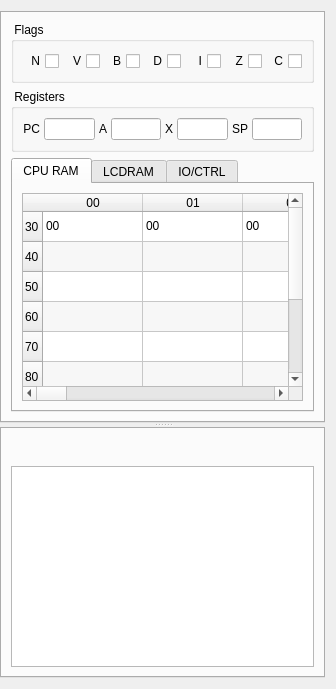
<?xml version="1.0" encoding="UTF-8"?>
<ui version="4.0">
 <class>DebugWidget</class>
 <widget class="QWidget" name="sideWidget">
  <property name="geometry">
   <rect>
    <x>0</x>
    <y>0</y>
    <width>336</width>
    <height>689</height>
   </rect>
  </property>
  <layout class="QHBoxLayout" name="horizontalLayout">
   <property name="leftMargin">
    <number>0</number>
   </property>
   <item>
    <widget class="QSplitter" name="sideSplitter">
     <property name="sizePolicy">
      <sizepolicy hsizetype="Preferred" vsizetype="Preferred">
       <horstretch>0</horstretch>
       <verstretch>0</verstretch>
      </sizepolicy>
     </property>
     <property name="orientation">
      <enum>Qt::Vertical</enum>
     </property>
     <widget class="QTabWidget" name="debugTabWidget">
      <property name="sizePolicy">
       <sizepolicy hsizetype="Preferred" vsizetype="Expanding">
        <horstretch>0</horstretch>
        <verstretch>0</verstretch>
       </sizepolicy>
      </property>
      <property name="currentIndex">
       <number>0</number>
      </property>
      <property name="tabBarAutoHide">
       <bool>true</bool>
      </property>
      <widget class="QWidget" name="CPUTab">
       <attribute name="title">
        <string>CPU</string>
       </attribute>
       <layout class="QGridLayout" name="gridLayout">
        <item row="1" column="0">
         <widget class="QGroupBox" name="groupBox_3">
          <property name="title">
           <string> Registers </string>
          </property>
          <layout class="QVBoxLayout" name="regLayout">
           <item>
            <layout class="QHBoxLayout" name="regLine1Layout" stretch="1,10,1,10,1,10,1,10">
             <property name="spacing">
              <number>4</number>
             </property>
             <item>
              <widget class="QLabel" name="labelPC">
               <property name="toolTip">
                <string>Program counter (PC)</string>
               </property>
               <property name="text">
                <string>PC</string>
               </property>
               <property name="alignment">
                <set>Qt::AlignRight|Qt::AlignTrailing|Qt::AlignVCenter</set>
               </property>
              </widget>
             </item>
             <item>
              <widget class="QLineEdit" name="pcEdit">
               <property name="sizePolicy">
                <sizepolicy hsizetype="Ignored" vsizetype="Fixed">
                 <horstretch>0</horstretch>
                 <verstretch>0</verstretch>
                </sizepolicy>
               </property>
               <property name="toolTip">
                <string>Program counter (PC)</string>
               </property>
               <property name="key" stdset="0">
                <string>PC13</string>
               </property>
               <property name="type" stdset="0">
                <string>integer</string>
               </property>
               <property name="mask" stdset="0">
                <string>0x%0.4X</string>
               </property>
              </widget>
             </item>
             <item>
              <widget class="QLabel" name="aLabel">
               <property name="toolTip">
                <string>Accumulator (A)</string>
               </property>
               <property name="text">
                <string>A</string>
               </property>
              </widget>
             </item>
             <item>
              <widget class="QLineEdit" name="aEdit">
               <property name="sizePolicy">
                <sizepolicy hsizetype="Ignored" vsizetype="Fixed">
                 <horstretch>0</horstretch>
                 <verstretch>0</verstretch>
                </sizepolicy>
               </property>
               <property name="toolTip">
                <string>Accumulator (A)</string>
               </property>
               <property name="key" stdset="0">
                <string>A</string>
               </property>
               <property name="type" stdset="0">
                <string>integer</string>
               </property>
               <property name="mask" stdset="0">
                <string>0x%0.2X</string>
               </property>
              </widget>
             </item>
             <item>
              <widget class="QLabel" name="xLabel">
               <property name="toolTip">
                <string>Index Register X (X)</string>
               </property>
               <property name="text">
                <string>X</string>
               </property>
              </widget>
             </item>
             <item>
              <widget class="QLineEdit" name="xEdit">
               <property name="sizePolicy">
                <sizepolicy hsizetype="Ignored" vsizetype="Fixed">
                 <horstretch>0</horstretch>
                 <verstretch>0</verstretch>
                </sizepolicy>
               </property>
               <property name="toolTip">
                <string>Index Register X (X)</string>
               </property>
               <property name="key" stdset="0">
                <string>X</string>
               </property>
               <property name="type" stdset="0">
                <string>integer</string>
               </property>
               <property name="mask" stdset="0">
                <string>0x%0.2X</string>
               </property>
              </widget>
             </item>
             <item>
              <widget class="QLabel" name="spLabel">
               <property name="toolTip">
                <string>Stack Pointer (S)</string>
               </property>
               <property name="text">
                <string>SP</string>
               </property>
              </widget>
             </item>
             <item>
              <widget class="QLineEdit" name="spEdit">
               <property name="sizePolicy">
                <sizepolicy hsizetype="Ignored" vsizetype="Fixed">
                 <horstretch>0</horstretch>
                 <verstretch>0</verstretch>
                </sizepolicy>
               </property>
               <property name="toolTip">
                <string>Stack Pointer (S)</string>
               </property>
               <property name="key" stdset="0">
                <string>SP</string>
               </property>
               <property name="type" stdset="0">
                <string>integer</string>
               </property>
               <property name="mask" stdset="0">
                <string>0x%0.2X</string>
               </property>
              </widget>
             </item>
            </layout>
           </item>
          </layout>
         </widget>
        </item>
        <item row="2" column="0">
         <widget class="QTabWidget" name="ramTabWidget">
          <property name="currentIndex">
           <number>0</number>
          </property>
          <widget class="QWidget" name="tabRAM">
           <attribute name="title">
            <string>CPU RAM</string>
           </attribute>
           <layout class="QVBoxLayout" name="ramLayout">
            <item>
             <widget class="QTableWidget" name="ramDataTable">
              <property name="alternatingRowColors">
               <bool>true</bool>
              </property>
              <property name="selectionMode">
               <enum>QAbstractItemView::NoSelection</enum>
              </property>
              <property name="rowCount">
               <number>9</number>
              </property>
              <property name="columnCount">
               <number>16</number>
              </property>
              <property name="key" stdset="0">
               <string>RAM</string>
              </property>
              <property name="type" stdset="0">
               <string>table</string>
              </property>
              <property name="mask" stdset="0">
               <string>%0.2X</string>
              </property>
              <attribute name="horizontalHeaderMinimumSectionSize">
               <number>0</number>
              </attribute>
              <attribute name="verticalHeaderMinimumSectionSize">
               <number>0</number>
              </attribute>
              <row>
               <property name="text">
                <string>30</string>
               </property>
              </row>
              <row>
               <property name="text">
                <string>40</string>
               </property>
              </row>
              <row>
               <property name="text">
                <string>50</string>
               </property>
              </row>
              <row>
               <property name="text">
                <string>60</string>
               </property>
              </row>
              <row>
               <property name="text">
                <string>70</string>
               </property>
              </row>
              <row>
               <property name="text">
                <string>80</string>
               </property>
              </row>
              <row>
               <property name="text">
                <string>90</string>
               </property>
              </row>
              <row>
               <property name="text">
                <string>A0</string>
               </property>
              </row>
              <row>
               <property name="text">
                <string>B0</string>
               </property>
              </row>
              <column>
               <property name="text">
                <string>00</string>
               </property>
              </column>
              <column>
               <property name="text">
                <string>01</string>
               </property>
              </column>
              <column>
               <property name="text">
                <string>02</string>
               </property>
              </column>
              <column>
               <property name="text">
                <string>03</string>
               </property>
              </column>
              <column>
               <property name="text">
                <string>04</string>
               </property>
              </column>
              <column>
               <property name="text">
                <string>05</string>
               </property>
              </column>
              <column>
               <property name="text">
                <string>06</string>
               </property>
              </column>
              <column>
               <property name="text">
                <string>07</string>
               </property>
              </column>
              <column>
               <property name="text">
                <string>08</string>
               </property>
              </column>
              <column>
               <property name="text">
                <string>09</string>
               </property>
              </column>
              <column>
               <property name="text">
                <string>0A</string>
               </property>
              </column>
              <column>
               <property name="text">
                <string>0B</string>
               </property>
              </column>
              <column>
               <property name="text">
                <string>0C</string>
               </property>
              </column>
              <column>
               <property name="text">
                <string>0D</string>
               </property>
              </column>
              <column>
               <property name="text">
                <string>0E</string>
               </property>
              </column>
              <column>
               <property name="text">
                <string>0F</string>
               </property>
              </column>
              <item row="0" column="0">
               <property name="text">
                <string>00</string>
               </property>
              </item>
              <item row="0" column="1">
               <property name="text">
                <string>00</string>
               </property>
              </item>
              <item row="0" column="2">
               <property name="text">
                <string>00</string>
               </property>
              </item>
              <item row="0" column="3">
               <property name="text">
                <string>00</string>
               </property>
              </item>
              <item row="0" column="4">
               <property name="text">
                <string>00</string>
               </property>
              </item>
              <item row="0" column="5">
               <property name="text">
                <string>00</string>
               </property>
              </item>
              <item row="0" column="6">
               <property name="text">
                <string>00</string>
               </property>
              </item>
              <item row="0" column="7">
               <property name="text">
                <string>00</string>
               </property>
              </item>
              <item row="0" column="8">
               <property name="text">
                <string>00</string>
               </property>
              </item>
              <item row="0" column="9">
               <property name="text">
                <string>00</string>
               </property>
              </item>
              <item row="0" column="10">
               <property name="text">
                <string>00</string>
               </property>
              </item>
              <item row="0" column="11">
               <property name="text">
                <string>00</string>
               </property>
              </item>
              <item row="0" column="12">
               <property name="text">
                <string>00</string>
               </property>
              </item>
              <item row="0" column="13">
               <property name="text">
                <string>00</string>
               </property>
              </item>
              <item row="0" column="14">
               <property name="text">
                <string>00</string>
               </property>
              </item>
              <item row="0" column="15">
               <property name="text">
                <string>00</string>
               </property>
              </item>
             </widget>
            </item>
           </layout>
          </widget>
          <widget class="QWidget" name="tabLCDRAM">
           <attribute name="title">
            <string>LCDRAM</string>
           </attribute>
           <layout class="QVBoxLayout" name="lcdramLayout">
            <item>
             <widget class="QTableWidget" name="lcdramDataTable">
              <property name="alternatingRowColors">
               <bool>true</bool>
              </property>
              <property name="selectionMode">
               <enum>QAbstractItemView::NoSelection</enum>
              </property>
              <property name="rowCount">
               <number>3</number>
              </property>
              <property name="columnCount">
               <number>16</number>
              </property>
              <property name="key" stdset="0">
               <string>LCDRAM</string>
              </property>
              <property name="type" stdset="0">
               <string>table</string>
              </property>
              <property name="mask" stdset="0">
               <string>%0.2X</string>
              </property>
              <attribute name="horizontalHeaderMinimumSectionSize">
               <number>0</number>
              </attribute>
              <attribute name="verticalHeaderMinimumSectionSize">
               <number>0</number>
              </attribute>
              <row>
               <property name="text">
                <string>00</string>
               </property>
              </row>
              <row>
               <property name="text">
                <string>10</string>
               </property>
              </row>
              <row>
               <property name="text">
                <string>20</string>
               </property>
              </row>
              <column>
               <property name="text">
                <string>00</string>
               </property>
              </column>
              <column>
               <property name="text">
                <string>01</string>
               </property>
              </column>
              <column>
               <property name="text">
                <string>02</string>
               </property>
              </column>
              <column>
               <property name="text">
                <string>03</string>
               </property>
              </column>
              <column>
               <property name="text">
                <string>04</string>
               </property>
              </column>
              <column>
               <property name="text">
                <string>05</string>
               </property>
              </column>
              <column>
               <property name="text">
                <string>06</string>
               </property>
              </column>
              <column>
               <property name="text">
                <string>07</string>
               </property>
              </column>
              <column>
               <property name="text">
                <string>08</string>
               </property>
              </column>
              <column>
               <property name="text">
                <string>09</string>
               </property>
              </column>
              <column>
               <property name="text">
                <string>0A</string>
               </property>
              </column>
              <column>
               <property name="text">
                <string>0B</string>
               </property>
              </column>
              <column>
               <property name="text">
                <string>0C</string>
               </property>
              </column>
              <column>
               <property name="text">
                <string>0D</string>
               </property>
              </column>
              <column>
               <property name="text">
                <string>0E</string>
               </property>
              </column>
              <column>
               <property name="text">
                <string>0F</string>
               </property>
              </column>
              <item row="0" column="0">
               <property name="text">
                <string>00</string>
               </property>
              </item>
              <item row="0" column="1">
               <property name="text">
                <string>00</string>
               </property>
              </item>
              <item row="0" column="2">
               <property name="text">
                <string>00</string>
               </property>
              </item>
              <item row="0" column="3">
               <property name="text">
                <string>00</string>
               </property>
              </item>
              <item row="0" column="4">
               <property name="text">
                <string>00</string>
               </property>
              </item>
              <item row="0" column="5">
               <property name="text">
                <string>00</string>
               </property>
              </item>
              <item row="0" column="6">
               <property name="text">
                <string>00</string>
               </property>
              </item>
              <item row="0" column="7">
               <property name="text">
                <string>00</string>
               </property>
              </item>
              <item row="0" column="8">
               <property name="text">
                <string>00</string>
               </property>
              </item>
              <item row="0" column="9">
               <property name="text">
                <string>00</string>
               </property>
              </item>
              <item row="0" column="10">
               <property name="text">
                <string>00</string>
               </property>
              </item>
              <item row="0" column="11">
               <property name="text">
                <string>00</string>
               </property>
              </item>
              <item row="0" column="12">
               <property name="text">
                <string>00</string>
               </property>
              </item>
              <item row="0" column="13">
               <property name="text">
                <string>00</string>
               </property>
              </item>
              <item row="0" column="14">
               <property name="text">
                <string>00</string>
               </property>
              </item>
              <item row="0" column="15">
               <property name="text">
                <string>00</string>
               </property>
              </item>
              <item row="1" column="0"/>
              <item row="1" column="1"/>
              <item row="1" column="2"/>
              <item row="1" column="3"/>
              <item row="1" column="4"/>
              <item row="1" column="5"/>
              <item row="1" column="6"/>
              <item row="1" column="7"/>
              <item row="1" column="8"/>
              <item row="1" column="9"/>
              <item row="1" column="10"/>
              <item row="1" column="11"/>
              <item row="1" column="12"/>
              <item row="1" column="13"/>
              <item row="1" column="14"/>
              <item row="1" column="15"/>
              <item row="2" column="0"/>
              <item row="2" column="1"/>
              <item row="2" column="2"/>
              <item row="2" column="3"/>
              <item row="2" column="4"/>
              <item row="2" column="5"/>
              <item row="2" column="6"/>
              <item row="2" column="7"/>
              <item row="2" column="8"/>
              <item row="2" column="9"/>
              <item row="2" column="10"/>
              <item row="2" column="11"/>
              <item row="2" column="12"/>
              <item row="2" column="13"/>
              <item row="2" column="14"/>
              <item row="2" column="15"/>
             </widget>
            </item>
           </layout>
          </widget>
          <widget class="QWidget" name="tabIORAM">
           <attribute name="title">
            <string>IO/CTRL</string>
           </attribute>
           <layout class="QVBoxLayout" name="ioramLayout">
            <item>
             <widget class="QTableWidget" name="ioramDataTable">
              <property name="alternatingRowColors">
               <bool>true</bool>
              </property>
              <property name="selectionMode">
               <enum>QAbstractItemView::NoSelection</enum>
              </property>
              <property name="rowCount">
               <number>14</number>
              </property>
              <property name="columnCount">
               <number>1</number>
              </property>
              <property name="key" stdset="0">
               <string>IORAM</string>
              </property>
              <property name="type" stdset="0">
               <string>table</string>
              </property>
              <property name="mask" stdset="0">
               <string>%0.2X</string>
              </property>
              <attribute name="horizontalHeaderVisible">
               <bool>false</bool>
              </attribute>
              <attribute name="horizontalHeaderMinimumSectionSize">
               <number>0</number>
              </attribute>
              <attribute name="verticalHeaderMinimumSectionSize">
               <number>0</number>
              </attribute>
              <row>
               <property name="text">
                <string>C0H_IO_Ctrl</string>
               </property>
              </row>
              <row>
               <property name="text">
                <string>C1H_PortA_Data</string>
               </property>
              </row>
              <row>
               <property name="text">
                <string>C3H_PortB_Data</string>
               </property>
              </row>
              <row>
               <property name="text">
                <string>C4H_Freq_ToneA</string>
               </property>
              </row>
              <row>
               <property name="text">
                <string>C6H_Freq_Vol_ToneA</string>
               </property>
              </row>
              <row>
               <property name="text">
                <string>C8H_Freq_ToneB</string>
               </property>
              </row>
              <row>
               <property name="text">
                <string>CAH_Freq_Vol_ToneB</string>
               </property>
              </row>
              <row>
               <property name="text">
                <string>CCH_Noise_Type</string>
               </property>
              </row>
              <row>
               <property name="text">
                <string>CEH_Noise_Vol</string>
               </property>
              </row>
              <row>
               <property name="text">
                <string>D0H_Standby_Normal_Config</string>
               </property>
              </row>
              <row>
               <property name="text">
                <string>D2H_INT_Config</string>
               </property>
              </row>
              <row>
               <property name="text">
                <string>D4H_Speech_Mode</string>
               </property>
              </row>
              <row>
               <property name="text">
                <string>D5H_Speech_Data</string>
               </property>
              </row>
              <row>
               <property name="text">
                <string>D7H_Bank_Select</string>
               </property>
              </row>
              <column/>
              <item row="0" column="0">
               <property name="text">
                <string>0x00</string>
               </property>
              </item>
             </widget>
            </item>
           </layout>
          </widget>
         </widget>
        </item>
        <item row="0" column="0">
         <widget class="QGroupBox" name="flagsGroupBox">
          <property name="title">
           <string> Flags </string>
          </property>
          <layout class="QHBoxLayout" name="horizontalLayout" stretch="0,0,0,0,0,0,0">
           <property name="spacing">
            <number>4</number>
           </property>
           <item>
            <widget class="QCheckBox" name="nfCheckBox">
             <property name="toolTip">
              <string>Negative flag N</string>
             </property>
             <property name="layoutDirection">
              <enum>Qt::RightToLeft</enum>
             </property>
             <property name="text">
              <string>N</string>
             </property>
             <property name="key" stdset="0">
              <string>NF</string>
             </property>
             <property name="type" stdset="0">
              <string>boolean</string>
             </property>
            </widget>
           </item>
           <item>
            <widget class="QCheckBox" name="vfCheckBox">
             <property name="toolTip">
              <string>Overflow flag V</string>
             </property>
             <property name="layoutDirection">
              <enum>Qt::RightToLeft</enum>
             </property>
             <property name="text">
              <string>V</string>
             </property>
             <property name="key" stdset="0">
              <string>VF</string>
             </property>
             <property name="type" stdset="0">
              <string>boolean</string>
             </property>
            </widget>
           </item>
           <item>
            <widget class="QCheckBox" name="bfCheckBox">
             <property name="toolTip">
              <string>Break flag B</string>
             </property>
             <property name="layoutDirection">
              <enum>Qt::RightToLeft</enum>
             </property>
             <property name="text">
              <string>B</string>
             </property>
             <property name="key" stdset="0">
              <string>BF</string>
             </property>
             <property name="type" stdset="0">
              <string>boolean</string>
             </property>
            </widget>
           </item>
           <item>
            <widget class="QCheckBox" name="dfCheckBox">
             <property name="toolTip">
              <string>Decimal mode flag D</string>
             </property>
             <property name="layoutDirection">
              <enum>Qt::RightToLeft</enum>
             </property>
             <property name="text">
              <string>D</string>
             </property>
             <property name="key" stdset="0">
              <string>DF</string>
             </property>
             <property name="type" stdset="0">
              <string>boolean</string>
             </property>
            </widget>
           </item>
           <item>
            <widget class="QCheckBox" name="ifCheckBox">
             <property name="toolTip">
              <string>Interrupt disable flag I</string>
             </property>
             <property name="layoutDirection">
              <enum>Qt::RightToLeft</enum>
             </property>
             <property name="text">
              <string>I</string>
             </property>
             <property name="key" stdset="0">
              <string>IF</string>
             </property>
             <property name="type" stdset="0">
              <string>boolean</string>
             </property>
            </widget>
           </item>
           <item>
            <widget class="QCheckBox" name="zfCheckBox">
             <property name="toolTip">
              <string>Zero flag Z</string>
             </property>
             <property name="layoutDirection">
              <enum>Qt::RightToLeft</enum>
             </property>
             <property name="text">
              <string>Z</string>
             </property>
             <property name="key" stdset="0">
              <string>ZF</string>
             </property>
             <property name="type" stdset="0">
              <string>boolean</string>
             </property>
            </widget>
           </item>
           <item>
            <widget class="QCheckBox" name="cfCheckBox">
             <property name="toolTip">
              <string>Carry flag C</string>
             </property>
             <property name="layoutDirection">
              <enum>Qt::RightToLeft</enum>
             </property>
             <property name="text">
              <string>C</string>
             </property>
             <property name="key" stdset="0">
              <string>CF</string>
             </property>
             <property name="type" stdset="0">
              <string>boolean</string>
             </property>
            </widget>
           </item>
          </layout>
         </widget>
        </item>
       </layout>
      </widget>
     </widget>
     <widget class="QTabWidget" name="tabWidget">
      <property name="currentIndex">
       <number>0</number>
      </property>
      <property name="tabBarAutoHide">
       <bool>true</bool>
      </property>
      <widget class="QWidget" name="tab">
       <property name="enabled">
        <bool>true</bool>
       </property>
       <attribute name="title">
        <string>Page</string>
       </attribute>
       <layout class="QVBoxLayout" name="verticalLayout_7">
        <item>
         <layout class="QHBoxLayout" name="horizontalLayout_7">
          <property name="spacing">
           <number>0</number>
          </property>
          <item>
           <widget class="QPushButton" name="runButton">
            <property name="enabled">
             <bool>false</bool>
            </property>
            <property name="sizePolicy">
             <sizepolicy hsizetype="Fixed" vsizetype="Fixed">
              <horstretch>0</horstretch>
              <verstretch>0</verstretch>
             </sizepolicy>
            </property>
            <property name="toolTip">
             <string>Run</string>
            </property>
            <property name="icon">
             <iconset>
              <normaloff>run.svg</normaloff>run.svg</iconset>
            </property>
            <property name="iconSize">
             <size>
              <width>14</width>
              <height>14</height>
             </size>
            </property>
            <property name="flat">
             <bool>true</bool>
            </property>
           </widget>
          </item>
          <item>
           <widget class="QPushButton" name="pauseButton">
            <property name="sizePolicy">
             <sizepolicy hsizetype="Fixed" vsizetype="Fixed">
              <horstretch>0</horstretch>
              <verstretch>0</verstretch>
             </sizepolicy>
            </property>
            <property name="toolTip">
             <string>Pause</string>
            </property>
            <property name="icon">
             <iconset>
              <normaloff>pause.svg</normaloff>pause.svg</iconset>
            </property>
            <property name="iconSize">
             <size>
              <width>14</width>
              <height>14</height>
             </size>
            </property>
            <property name="flat">
             <bool>true</bool>
            </property>
           </widget>
          </item>
          <item>
           <widget class="QPushButton" name="stopButton">
            <property name="enabled">
             <bool>true</bool>
            </property>
            <property name="toolTip">
             <string>Stop</string>
            </property>
            <property name="icon">
             <iconset>
              <normaloff>stop.svg</normaloff>stop.svg</iconset>
            </property>
            <property name="iconSize">
             <size>
              <width>14</width>
              <height>14</height>
             </size>
            </property>
            <property name="flat">
             <bool>true</bool>
            </property>
           </widget>
          </item>
          <item>
           <widget class="QPushButton" name="stepButton">
            <property name="enabled">
             <bool>false</bool>
            </property>
            <property name="toolTip">
             <string>Step</string>
            </property>
            <property name="icon">
             <iconset>
              <normaloff>step.svg</normaloff>step.svg</iconset>
            </property>
            <property name="iconSize">
             <size>
              <width>14</width>
              <height>14</height>
             </size>
            </property>
            <property name="autoRepeat">
             <bool>true</bool>
            </property>
            <property name="flat">
             <bool>true</bool>
            </property>
           </widget>
          </item>
          <item>
           <spacer name="horizontalSpacer">
            <property name="orientation">
             <enum>Qt::Horizontal</enum>
            </property>
            <property name="sizeHint" stdset="0">
             <size>
              <width>40</width>
              <height>20</height>
             </size>
            </property>
           </spacer>
          </item>
         </layout>
        </item>
        <item>
         <widget class="QTableWidget" name="listingTable">
          <property name="focusPolicy">
           <enum>Qt::NoFocus</enum>
          </property>
          <property name="editTriggers">
           <set>QAbstractItemView::DoubleClicked|QAbstractItemView::EditKeyPressed</set>
          </property>
          <property name="selectionMode">
           <enum>QAbstractItemView::SingleSelection</enum>
          </property>
          <property name="selectionBehavior">
           <enum>QAbstractItemView::SelectRows</enum>
          </property>
          <property name="showGrid">
           <bool>false</bool>
          </property>
          <property name="columnCount">
           <number>3</number>
          </property>
          <property name="key" stdset="0">
           <string>LISTING</string>
          </property>
          <property name="type" stdset="0">
           <string>listing</string>
          </property>
          <property name="mask" stdset="0">
           <string>0x%0.4X</string>
          </property>
          <attribute name="horizontalHeaderVisible">
           <bool>false</bool>
          </attribute>
          <attribute name="horizontalHeaderStretchLastSection">
           <bool>true</bool>
          </attribute>
          <attribute name="verticalHeaderVisible">
           <bool>false</bool>
          </attribute>
          <attribute name="verticalHeaderMinimumSectionSize">
           <number>0</number>
          </attribute>
          <column/>
          <column/>
          <column/>
         </widget>
        </item>
       </layout>
      </widget>
     </widget>
    </widget>
   </item>
  </layout>
  <action name="actionDebug">
   <property name="checkable">
    <bool>true</bool>
   </property>
  </action>
 </widget>
 <resources/>
 <connections>
  <connection>
   <sender>nfCheckBox</sender>
   <signal>stateChanged(int)</signal>
   <receiver>DebugWidget</receiver>
   <slot>checkBoxStateChanged()</slot>
  </connection>
  <connection>
   <sender>vfCheckBox</sender>
   <signal>stateChanged(int)</signal>
   <receiver>DebugWidget</receiver>
   <slot>checkBoxStateChanged()</slot>
  </connection>
  <connection>
   <sender>bfCheckBox</sender>
   <signal>stateChanged(int)</signal>
   <receiver>DebugWidget</receiver>
   <slot>checkBoxStateChanged()</slot>
  </connection>
  <connection>
   <sender>dfCheckBox</sender>
   <signal>stateChanged(int)</signal>
   <receiver>DebugWidget</receiver>
   <slot>checkBoxStateChanged()</slot>
  </connection>
  <connection>
   <sender>ifCheckBox</sender>
   <signal>stateChanged(int)</signal>
   <receiver>DebugWidget</receiver>
   <slot>checkBoxStateChanged()</slot>
  </connection>
  <connection>
   <sender>zfCheckBox</sender>
   <signal>stateChanged(int)</signal>
   <receiver>DebugWidget</receiver>
   <slot>checkBoxStateChanged()</slot>
  </connection>
  <connection>
   <sender>cfCheckBox</sender>
   <signal>stateChanged(int)</signal>
   <receiver>DebugWidget</receiver>
   <slot>checkBoxStateChanged()</slot>
  </connection>
  <connection>
    <sender>pcEdit</sender>
    <signal>editingFinished()</signal>
    <receiver>DebugWidget</receiver>
    <slot>lineEditFinished()</slot>
  </connection>
  <connection>
    <sender>aEdit</sender>
    <signal>editingFinished()</signal>
    <receiver>DebugWidget</receiver>
    <slot>lineEditFinished()</slot>
  </connection>
  <connection>
    <sender>xEdit</sender>
    <signal>editingFinished()</signal>
    <receiver>DebugWidget</receiver>
    <slot>lineEditFinished()</slot>
  </connection>
  <connection>
    <sender>spEdit</sender>
    <signal>editingFinished()</signal>
    <receiver>DebugWidget</receiver>
    <slot>lineEditFinished()</slot>
  </connection>
  <connection>
    <sender>ramDataTable</sender>
    <signal>itemChanged(QTableWidgetItem*)</signal>
    <receiver>DebugWidget</receiver>
    <slot>tableItemChanged()</slot>
  </connection>
  <connection>
    <sender>lcdramDataTable</sender>
    <signal>itemChanged(QTableWidgetItem*)</signal>
    <receiver>DebugWidget</receiver>
    <slot>tableItemChanged()</slot>
  </connection>
  <connection>
    <sender>ioramDataTable</sender>
    <signal>itemChanged(QTableWidgetItem*)</signal>
    <receiver>DebugWidget</receiver>
    <slot>tableItemChanged()</slot>
  </connection>
  <connection>
    <sender>actionDebug</sender>
    <signal>toggled(bool)</signal>
    <receiver>runButton</receiver>
    <slot>setEnabled(bool)</slot>
  </connection>
  <connection>
    <sender>actionDebug</sender>
    <signal>toggled(bool)</signal>
    <receiver>stopButton</receiver>
    <slot>setDisabled(bool)</slot>
  </connection>
  <connection>
    <sender>actionDebug</sender>
    <signal>toggled(bool)</signal>
    <receiver>pauseButton</receiver>
    <slot>setDisabled(bool)</slot>
  </connection>
  <connection>
    <sender>actionDebug</sender>
    <signal>toggled(bool)</signal>
    <receiver>stepButton</receiver>
    <slot>setEnabled(bool)</slot>
  </connection>

  <connection>
    <sender>runButton</sender>
    <signal>clicked()</signal>
    <receiver>DebugWidget</receiver>
    <slot>debugRunSignal()</slot>
  </connection>
  <connection>
    <sender>stopButton</sender>
    <signal>clicked()</signal>
    <receiver>DebugWidget</receiver>
    <slot>debugStopSignal()</slot>
  </connection>
  <connection>
    <sender>pauseButton</sender>
    <signal>clicked()</signal>
    <receiver>DebugWidget</receiver>
    <slot>debugPauseSignal()</slot>
  </connection>
  <connection>
    <sender>stepButton</sender>
    <signal>clicked()</signal>
    <receiver>DebugWidget</receiver>
    <slot>debugStepSignal()</slot>
  </connection>
  <connection>
    <sender>listingTable</sender>
    <signal>itemChanged(QTableWidgetItem*)</signal>
    <receiver>DebugWidget</receiver>
    <slot>listingTableChanged()</slot>
  </connection>
  <connection>
    <sender>ramTabWidget</sender>
    <signal>currentChanged(int)</signal>
    <receiver>DebugWidget</receiver>
    <slot>refrashStateSignal()</slot>
  </connection>
 </connections>
 <slots>
  <slot>lineEditFinished()</slot>
  <slot>tableItemChanged()</slot>
  <slot>checkBoxStateChanged()</slot>
  <slot>debugRunSignal()</slot>
  <slot>debugStopSignal()</slot>
  <slot>debugPauseSignal()</slot>
  <slot>debugStepSignal()</slot>
  <slot>listingTableChanged()</slot>
  <slot>refrashStateSignal()</slot>
 </slots>
</ui>
